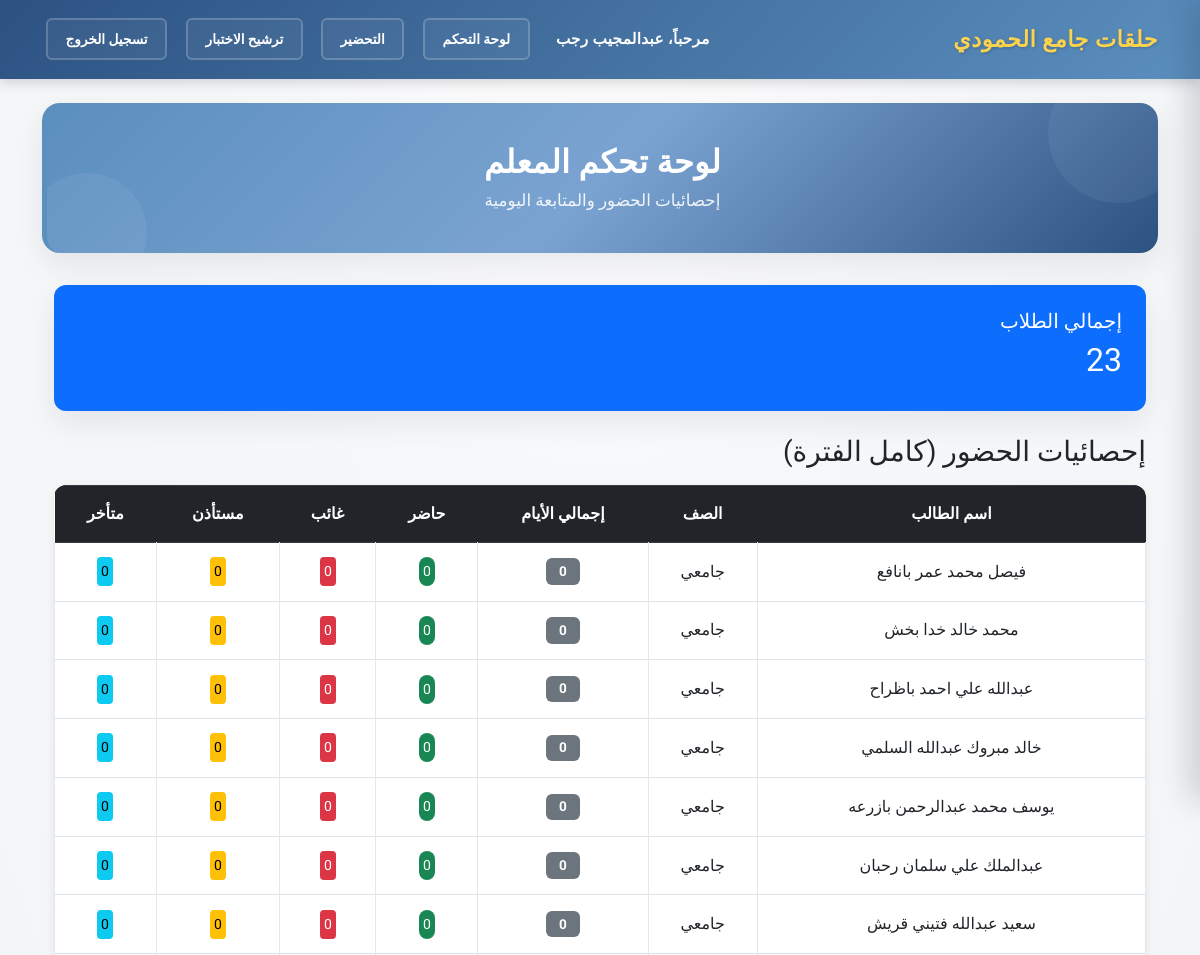
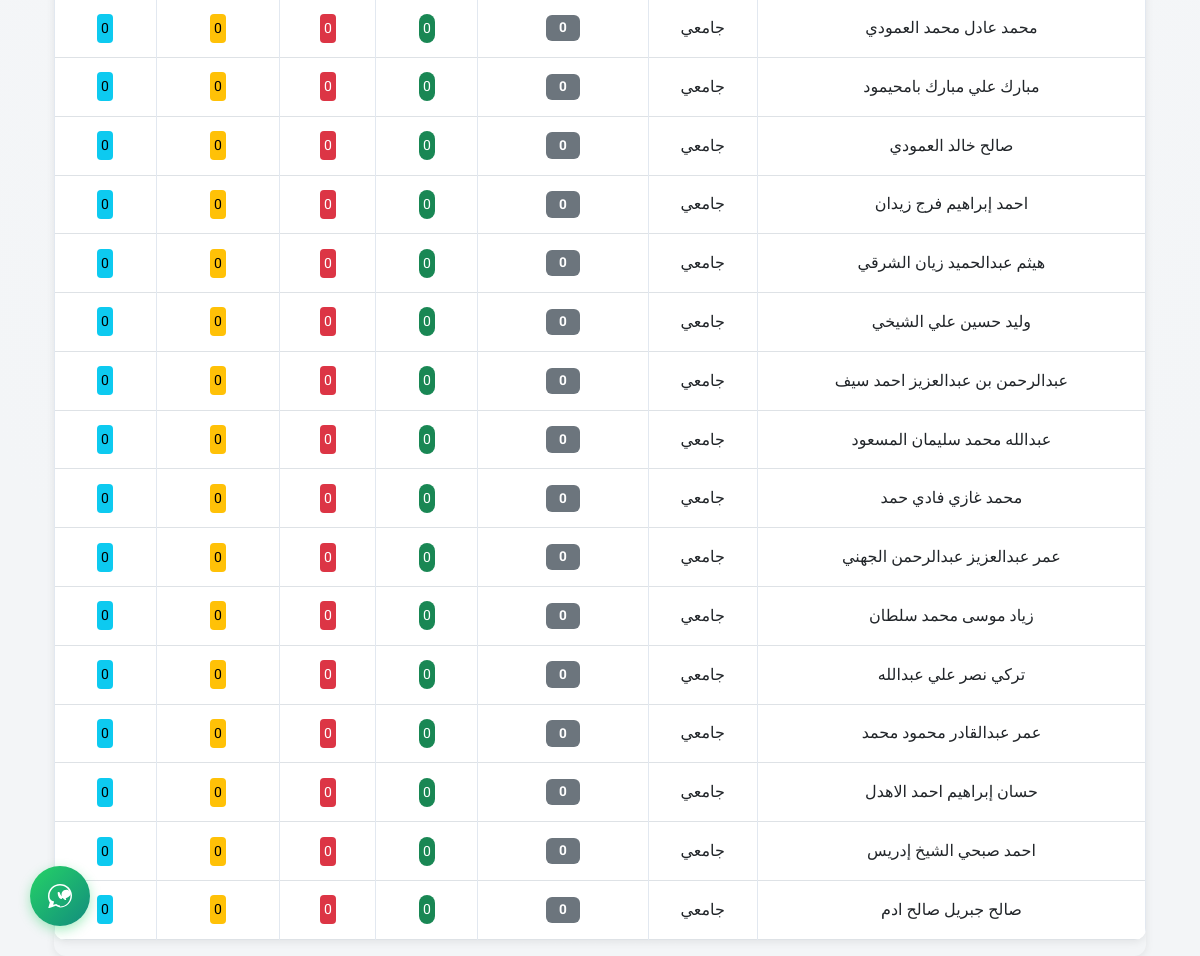
Page /teacher-dashboard/ (signed in) on the committed database (2 pictures, top to bottom).
### quran_center/models.py (models this page shows, shortened)
class Student(models.Model):
    identity_number = models.CharField(
        max_length=10,
        validators=[id_validator],
        unique=True,
        verbose_name="رقم الهوية"
    )
    GRADE_CHOICES = [
        ('1_pri', 'أول ابتدائي'), ('2_pri', 'ثاني ابتدائي'), ('3_pri', 'ثالث ابتدائي'),
        ('4_pri', 'رابع ابتدائي'), ('5_pri', 'خامس ابتدائي'), ('6_pri', 'سادس ابتدائي'),
        ('1_med', 'أول متوسط'), ('2_med', 'ثاني متوسط'), ('3_med', 'ثالث متوسط'),
        ('1_sec', 'أول ثانوي'), ('2_sec', 'ثاني ثانوي'), ('3_sec', 'ثالث ثانوي'),
        ('uni', 'جامعي'),
    ]
    STATUS_CHOICES = [('منتظر', 'منتظر'), ('منتظم', 'منتظم')]
    full_name = models.CharField(max_length=200, verbose_name="الاسم الثلاثي", blank=True, default="")
    student_phone = models.CharField(max_length=15, blank=True, null=True, verbose_name="جوال الطالب")
    parent_phone = models.CharField(max_length=15, verbose_name="جوال ولي الأمر", blank=True, default="")
    identity_number = models.CharField(max_length=100, verbose_name="رقم الهوية", blank=True, null=True)
    jamiaa_id = models.CharField(max_length=100, verbose_name="رقم الجمعية", blank=True, null=True)
    parent_identity = models.CharField(max_length=50, verbose_name="رقم هوية ولي الأمر", blank=True, null=True)
    grade = models.CharField(max_length=20, choices=GRADE_CHOICES, verbose_name="الصف الدراسي", blank=True, default="")
    birth_date = models.DateField(verbose_name="تاريخ الميلاد", blank=True, null=True)
    last_tested_part = models.CharField(
        max_length=50,
        choices=LAST_TESTED_PART_CHOICES,
        default='0',
        verbose_name="آخر جزء تم اختباره"
    )
    previous_center = models.CharField(max_length=100, blank=True, null=True, verbose_name="التحفيظ السابق")
    neighborhood = models.CharField(max_length=100, verbose_name="الحي", blank=True, null=True)
    teacher = models.ForeignKey(User, on_delete=models.SET_NULL, null=True, blank=True, verbose_name="المعلم المسؤول")
    status = models.CharField(max_length=20, default='منتظر', choices=STATUS_CHOICES)
    educational_stage = models.CharField(max_length=50, blank=True)
    absence_reset_at = models.DateField(blank=True, null=True, verbose_name="تاريخ تصفير الغياب المؤقت")
    created_at = models.DateTimeField(auto_now_add=True)

### quran_center/views.py (the view)
# urls.py: path('teacher-dashboard/', views.teacher_dashboard, name='teacher_dashboard'),
@login_required
def teacher_dashboard(request):
    students = Student.objects.filter(teacher=request.user, status='منتظم')
    total_students = students.count()
    attendance_stats = {}
    for student in students:
        attendances = Attendance.objects.filter(
            student=student
        )
        total_days = attendances.count()
        present = attendances.filter(status='حاضر').count()
        absent = attendances.filter(status='غائب').count()
        excused = attendances.filter(status='مستأذن').count()
        late = attendances.filter(status='متأخر').count()
        non_present_count = absent + excused + late
        all_attendance = list(attendances.values('date', 'status').order_by('-date'))
        attendance_stats[student.id] = {
            'student': student,
            'total_days': total_days,
            'present': present,
            'absent': absent,
            'excused': excused,
            'late': late,
            'non_present_count': non_present_count,
            'all_attendance': all_attendance
        }
    context = {
        'total_students': total_students,
        'attendance_stats': attendance_stats,
    }
    return render(request, 'teacher_dashboard.html', context)

### quran_center/templatetags/role_tags.py (called while the page is built)
@register.filter
def has_role(user, role_code):
    if not user or not user.is_authenticated:
        return False
    if user.is_superuser:
        return True
    return UserRole.objects.filter(user=user, role__code=role_code).exists()

### quran_center/templates/teacher_dashboard.html (shortened to what this page needs)
{% extends "base.html" %}
{% block content %}
<div class="page-hero">
    <div class="page-hero-inner">
        <h1 class="page-hero-title">لوحة تحكم المعلم</h1>
        <p class="page-hero-subtitle">إحصائيات الحضور والمتابعة اليومية</p>
    </div>
</div>
<div class="container" dir="rtl">
    <div class="row mb-4">
        <div class="col-md-12">
            <div class="card bg-primary text-white">
                <div class="card-body">
                    <h5 class="card-title">إجمالي الطلاب</h5>
                    <h2>{{ total_students }}</h2>
                </div>
            </div>
        </div>
    </div>
    <h3 class="mb-3">إحصائيات الحضور (كامل الفترة)</h3>
    {% if attendance_stats %}
    <div class="table-responsive">
        <table class="table table-bordered table-hover">
            <thead class="table-dark">
                <tr>
                    <th>اسم الطالب</th>
                    <th>الصف</th>
                    <th>إجمالي الأيام</th>
                    <th>حاضر</th>
                    <th>غائب</th>
                    <th>مستأذن</th>
                    <th>متأخر</th>
                </tr>
            </thead>
            <tbody>
                {% for student_id, stats in attendance_stats.items %}
                <tr>
                    <td>{{ stats.student.full_name }}</td>
                    <td>{{ stats.student.get_grade_display }}</td>
                    <td><span class="badge bg-secondary">{{ stats.total_days }}</span></td>
                    <td>
                        <button type="button" class="btn btn-sm btn-success p-1"
                                data-bs-toggle="modal"
                                data-bs-target="#modal_present{{ student_id }}"
                                style="border: none; background-color: #198754; color: white; cursor: pointer;">
                            {{ stats.present }}
                        </button>
                    </td>
                    <td>
                        <button type="button" class="btn btn-sm btn-danger p-1"
                                data-bs-toggle="modal"
                                data-bs-target="#modal_absent{{ student_id }}"
                                style="border: none; background-color: #dc3545; color: white; cursor: pointer;">
                            {{ stats.absent }}
                        </button>
                    </td>
                    <td>
                        <button type="button" class="btn btn-sm btn-warning p-1"
                                data-bs-toggle="modal"
                                data-bs-target="#modal_excused{{ student_id }}"
                                style="border: none; background-color: #ffc107; color: black; cursor: pointer;">
                            {{ stats.excused }}
                        </button>
                    </td>
                    <td>
                        <button type="button" class="btn btn-sm btn-info p-1"
                                data-bs-toggle="modal"
                                data-bs-target="#modal_late{{ student_id }}"
                                style="border: none; background-color: #0dcaf0; color: black; cursor: pointer;">
                            {{ stats.late }}
                        </button>
                    </td>
                </tr>
                {% endfor %}
            </tbody>
        </table>
    </div>
    {% else %}
    <div class="alert alert-info">
        لا توجد بيانات حضور لعرضها حالياً.
    </div>
    {% endif %}
</div>
{% endblock %}

### quran_center/templates/base.html (shortened to what this page needs)
<!DOCTYPE html>
<html lang="ar" dir="rtl">
<head>
    {% load static %}
    <link rel="stylesheet" href="https://cdn.jsdelivr.net/npm/bootstrap@5.3.0/dist/css/bootstrap.rtl.min.css">
    <link rel="stylesheet" href="{% static 'css/style.css' %}">
</head>
<body class="bg-light">
{% load role_tags %}
<nav class="navbar navbar-dark bg-dark mb-4">
    <div class="container">
        <span class="navbar-brand">حلقات جامع الحمودي</span>
        <div>
            {% if user.is_authenticated %}
                <span class="text-white me-3">مرحباً، {{ user.username }}</span>
                <a href="{% url 'teacher_dashboard' %}" class="btn btn-outline-info btn-sm me-2">لوحة التحكم</a>
                <a href="{% url 'take_attendance' %}" class="btn btn-outline-light btn-sm me-2">التحضير</a>
                <a href="{% url 'nominate_exam' %}" class="btn btn-outline-primary btn-sm me-2">ترشيح الاختبار</a>
                <form method="post" action="{% url 'logout' %}" style="display: inline;">
                    <button type="submit" class="btn btn-outline-danger btn-sm">تسجيل الخروج</button>
                </form>
            {% endif %}
        </div>
    </div>
</nav>
<div class="container">
    {% block content %}
    {% endblock %}
</div>
<a href="https://wa.me/966539274185?text=السلام عليكم ورحمة الله وبركاته" target="_blank" rel="noopener noreferrer" class="whatsapp-btn" title="تواصل معنا على واتس آب">
</a>
</body>
</html>

### quran_center/static/css/style.css (style rules this page uses)
:root { --primary-blue: #5B8FBE; --secondary-blue: #7BA3D1; --dark-blue: #2C5282; --light-blue: rgba(91, 143, 190, 0.1); --accent-brown: #5B8FBE; --page-bg: #f3f5f7; --card-border: #e6ebef; --text-dark: #1e293b; --shadow-sm: 0 2px 8px rgba(0,0,0,0.08); --shadow-md: 0 12px 30px rgba(15,23,42,0.08); --shadow-lg: 0 20px 40px rgba(91,143,190,0.15); --radius: 12px; --transition: all 0.3s ease; }
body { font-family: 'Tajawal', 'El Messiri', sans-serif; background: radial-gradient(80% 120% at 50% -20%, #ffffff 0%, #f6f7f9 45%, var(--page-bg) 100%); min-height: 100vh; background-attachment: fixed; }
.container { animation: fadeIn 0.4s ease-in; }
.navbar { background: linear-gradient(135deg, var(--dark-blue) 0%, var(--primary-blue) 100%) !important; box-shadow: 0 4px 12px rgba(0,0,0,0.15); padding: 0.85rem 0; }
.navbar .container { display: flex; align-items: center; justify-content: space-between; gap: 2rem; }
.navbar-brand { font-size: 1.4rem; font-weight: 700; color: #fcd34d !important; text-shadow: 1px 1px 3px rgba(0,0,0,0.2); letter-spacing: 0.5px; }
.navbar .btn { margin: 0.3rem 0.25rem; transition: var(--transition); font-weight: 600; font-size: 0.85rem; padding: 0.55rem 1.1rem; border-radius: 6px; border: 2px solid transparent; }
.navbar .btn-outline-light, .navbar .btn-outline-warning, .navbar .btn-outline-success, .navbar .btn-outline-info, .navbar .btn-outline-primary, .navbar .btn-outline-secondary, .navbar .btn-outline-danger { background: rgba(255, 255, 255, 0.05); border-color: rgba(255, 255, 255, 0.2); color: #ffffff; }
.navbar .text-white { font-weight: 600; font-size: 0.95rem; letter-spacing: 0.3px; }
.navbar > .container > div { display: flex; align-items: center; flex-wrap: wrap; gap: 0.4rem; justify-content: flex-end; }
.navbar form { display: inline; margin: 0; padding: 0; }
.navbar form button { margin: 0.3rem 0.25rem; transition: var(--transition); font-weight: 600; font-size: 0.85rem; padding: 0.55rem 1.1rem; border-radius: 6px; border: 2px solid #dc2626; background: rgba(220, 38, 38, 0.08); color: #fca5a5; }
.card { border: none; border-radius: var(--radius); box-shadow: var(--shadow-md); transition: var(--transition); overflow: hidden; }
.card-body { padding: 1.5rem; }
.btn-success { background-color: var(--primary-blue); border: none; border-radius: 8px; font-weight: 500; transition: var(--transition); }
.table { background: white; border-radius: var(--radius); overflow: hidden; box-shadow: var(--shadow-sm); }
.table thead { background: linear-gradient(135deg, var(--dark-blue) 0%, var(--primary-blue) 100%); color: white; }
.table thead th { border: none; padding: 1rem; font-weight: 600; text-align: center; }
.table tbody td { padding: 0.9rem; vertical-align: middle; text-align: center; border-color: #e2e8f0; }
.table tbody tr { transition: background-color 0.2s ease; }
.table-responsive { border-radius: var(--radius); box-shadow: var(--shadow-sm); }
.badge { padding: 0.4rem 0.8rem; border-radius: 6px; font-weight: 600; font-size: 0.85rem; }
.page-hero { background: linear-gradient(135deg, var(--primary-blue) 0%, var(--secondary-blue) 50%, var(--dark-blue) 100%); border-radius: 18px; padding: 2.5rem 2rem; color: white; text-align: center; position: relative; overflow: hidden; margin: 1rem 0 2rem; box-shadow: var(--shadow-md); border-left: 5px solid var(--accent-brown); }
.page-hero::before, .page-hero::after { content: ''; position: absolute; border-radius: 50%; background: rgba(255, 255, 255, 0.06); }
.page-hero::before { top: -40px; right: -30px; width: 140px; height: 140px; }
.page-hero::after { bottom: -40px; left: -20px; width: 120px; height: 120px; }
.page-hero-inner { position: relative; z-index: 1; max-width: 820px; margin: 0 auto; }
.page-hero-title { font-size: 2rem; font-weight: 700; margin: 0 0 0.4rem 0; letter-spacing: 0.3px; }
.page-hero-subtitle { font-size: 1.05rem; margin: 0; opacity: 0.9; }
.card, .btn, .feature-card, .navbar .btn { will-change: transform; transform: translateZ(0); backface-visibility: hidden; }
.whatsapp-btn { position: fixed; bottom: 30px; left: 30px; width: 60px; height: 60px; background: linear-gradient(135deg, #25d366 0%, #128c7e 100%); border-radius: 50%; display: flex; align-items: center; justify-content: center; color: white; font-size: 30px; text-decoration: none; box-shadow: 0 4px 12px rgba(37, 211, 102, 0.4); transition: all 0.3s ease; z-index: 999; animation: whatsappPulse 2s infinite; }

### rows in the picture
Student: student.full_name "فيصل محمد عمر بانافع", student.grade "جامعي", total_days "0", present "0", absent "0", excused "0", late "0"
Student: student.full_name "محمد خالد خدا بخش", student.grade "جامعي", total_days "0", present "0", absent "0", excused "0", late "0"
Student: student.full_name "عبدالله علي احمد باظراح", student.grade "جامعي", total_days "0", present "0", absent "0", excused "0", late "0"
Student: student.full_name "خالد مبروك عبدالله السلمي", student.grade "جامعي", total_days "0", present "0", absent "0", excused "0", late "0"
Student: student.full_name "يوسف محمد عبدالرحمن بازرعه", student.grade "جامعي", total_days "0", present "0", absent "0", excused "0", late "0"
Student: student.full_name "عبدالملك علي سلمان رحبان", student.grade "جامعي", total_days "0", present "0", absent "0", excused "0", late "0"
Student: student.full_name "سعيد عبدالله فتيني قريش", student.grade "جامعي", total_days "0", present "0", absent "0", excused "0", late "0"
Student: student.full_name "محمد عادل محمد العمودي", student.grade "جامعي", total_days "0", present "0", absent "0", excused "0", late "0"
Student: student.full_name "مبارك علي مبارك بامحيمود", student.grade "جامعي", total_days "0", present "0", absent "0", excused "0", late "0"
Student: student.full_name "صالح خالد العمودي", student.grade "جامعي", total_days "0", present "0", absent "0", excused "0", late "0"
Student: student.full_name "احمد إبراهيم فرج زيدان", student.grade "جامعي", total_days "0", present "0", absent "0", excused "0", late "0"
Student: student.full_name "هيثم عبدالحميد زيان الشرقي", student.grade "جامعي", total_days "0", present "0", absent "0", excused "0", late "0"
Student: student.full_name "وليد حسين علي الشيخي", student.grade "جامعي", total_days "0", present "0", absent "0", excused "0", late "0"
Student: student.full_name "عبدالرحمن بن عبدالعزيز احمد سيف", student.grade "جامعي", total_days "0", present "0", absent "0", excused "0", late "0"
Student: student.full_name "عبدالله محمد سليمان المسعود", student.grade "جامعي", total_days "0", present "0", absent "0", excused "0", late "0"
Student: student.full_name "محمد غازي فادي حمد", student.grade "جامعي", total_days "0", present "0", absent "0", excused "0", late "0"
Student: student.full_name "عمر عبدالعزيز عبدالرحمن الجهني", student.grade "جامعي", total_days "0", present "0", absent "0", excused "0", late "0"
Student: student.full_name "زياد موسى محمد سلطان", student.grade "جامعي", total_days "0", present "0", absent "0", excused "0", late "0"
Student: student.full_name "تركي نصر علي عبدالله", student.grade "جامعي", total_days "0", present "0", absent "0", excused "0", late "0"
Student: student.full_name "عمر عبدالقادر محمود محمد", student.grade "جامعي", total_days "0", present "0", absent "0", excused "0", late "0"
Student: student.full_name "حسان إبراهيم احمد الاهدل", student.grade "جامعي", total_days "0", present "0", absent "0", excused "0", late "0"
Student: student.full_name "احمد صبحي الشيخ إدريس", student.grade "جامعي", total_days "0", present "0", absent "0", excused "0", late "0"
Student: student.full_name "صالح جبريل صالح ادم", student.grade "جامعي", total_days "0", present "0", absent "0", excused "0", late "0"

### other values in the picture
{{ user.username }} "عبدالمجيب رجب"
{{ total_students }} "23"
